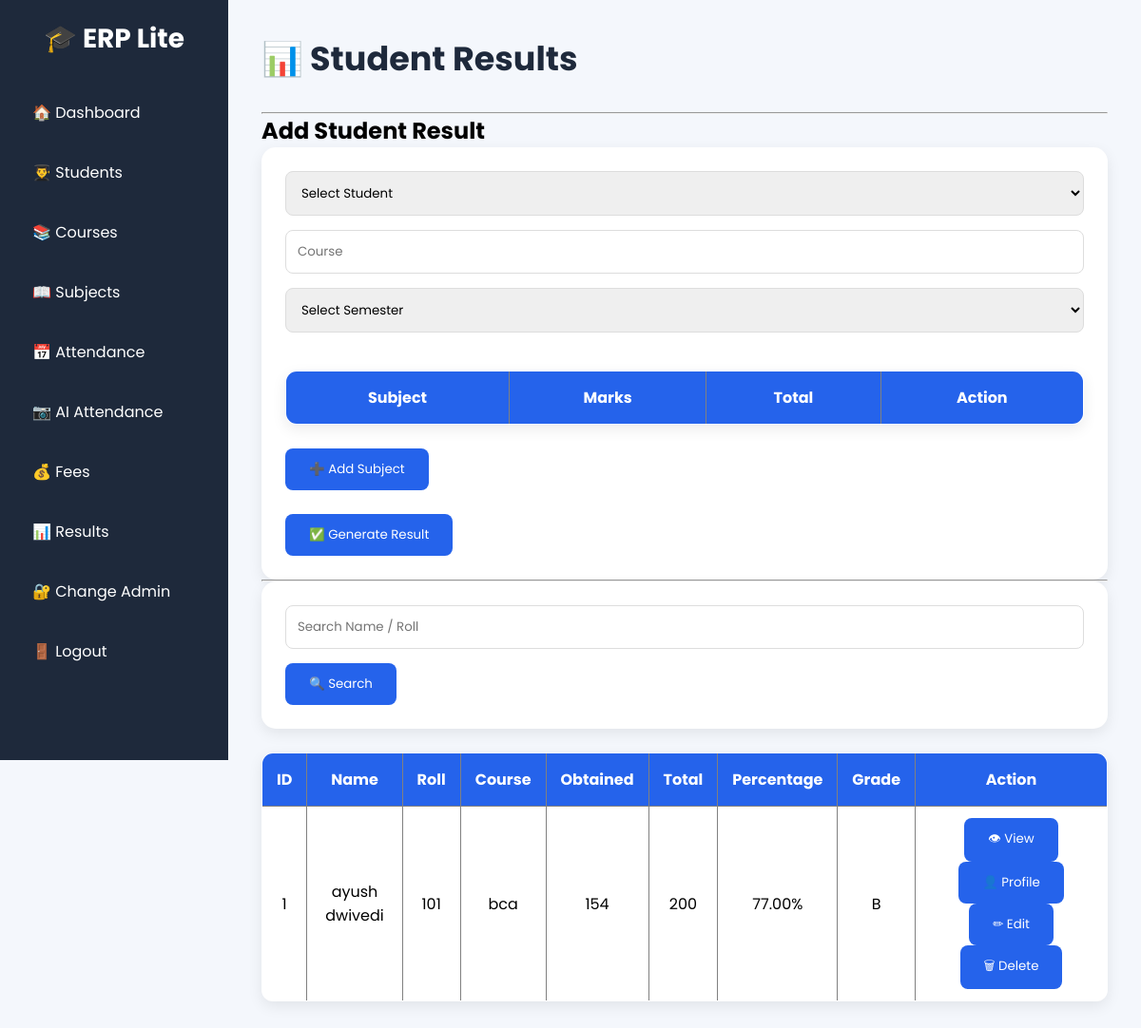
Screenshot of /results (signed in) with the database file from the repository.
### tables this page shows
CREATE TABLE results(
    id INTEGER PRIMARY KEY AUTOINCREMENT,
    student_name TEXT,
    roll TEXT,
    course TEXT,
    obtained_marks INTEGER,
    total_marks INTEGER,
    percentage REAL,
    grade TEXT,
    result TEXT
);

### app.py (the view, shortened to what this page needs)
@app.route("/results", methods=["GET", "POST"])
def results():
    if "user" not in session:
        return redirect(url_for("home"))
    connection = sqlite3.connect("college.db")
    cursor = connection.cursor()
    cursor.execute("""
        SELECT name, roll, course
        FROM students
        ORDER BY name
    """)
    students = cursor.fetchall()
    cursor.execute("""
        SELECT *
        FROM subjects
        ORDER BY course, semester
    """)
    all_subjects = cursor.fetchall()
    search = request.args.get("search")
    if search:
        cursor.execute(
            """
            SELECT *
            FROM results
            WHERE student_name LIKE ?
            OR roll LIKE ?
            """,
            (
                "%" + search + "%",
                "%" + search + "%"
            )
        )
    else:
        cursor.execute(
            """
            SELECT *
            FROM results
            ORDER BY id DESC
            """
        )
    results_data = cursor.fetchall()
    connection.close()
    return render_template(
        "results.html",
        results=results_data,
        students=students,
        subjects=all_subjects
    )

### templates/results.html (shortened to what this page needs)
<!DOCTYPE html>
<html lang="en">
<head>
    <link rel="stylesheet" href="{{ url_for('static', filename='style.css') }}">
</head>
<body>
    <div class="container">
        <div class="sidebar">
            <h2>🎓 ERP Lite</h2>
            <a href="/dashboard">🏠 Dashboard</a>
            <a href="/students">👨‍🎓 Students</a>
            <a href="/courses">📚 Courses</a>
            <a href="/subjects">📖 Subjects</a>
            <a href="/attendance">📅 Attendance</a>
            <a href="/camera">📷 AI Attendance</a>
            <a href="/fees">💰 Fees</a>
            <a href="/results">📊 Results</a>
            <a href="/change-admin">🔐 Change Admin</a>
            <a href="/logout">🚪 Logout</a>
        </div>
        <div class="content">
            <h1>📊 Student Results</h1>
            <hr>
            <h2>Add Student Result</h2>
            <form method="POST">
                <select id="student" onchange="fillStudent()" required>
                    <option value="">
                        Select Student
                    </option>
                </select>
                <input type="text" id="course_show" placeholder="Course" readonly>
                <select name="semester" id="semester" onchange="loadSubjects()" required>
                    <option value="">
                        Select Semester
                    </option>
                </select>
                <br><br>
                <table id="subjectTable" border="1" cellpadding="10">
                    <tr>
                        <th>Subject</th>
                        <th>Marks</th>
                        <th>Total</th>
                        <th>Action</th>
                    </tr>
                </table>
                <br>
                <button type="button" onclick="addSubject()">
                    ➕ Add Subject
                </button>
                <br><br>
                <button type="submit">
                    ✅ Generate Result
                </button>
            </form>
            <hr>
            <form method="GET">
                <input type="text" name="search" placeholder="Search Name / Roll">
                <button type="submit">
                    🔍 Search
                </button>
            </form>
            <br>
            <table border="1">
                <tr>
                    <th>ID</th>
                    <th>Name</th>
                    <th>Roll</th>
                    <th>Course</th>
                    <th>Obtained</th>
                    <th>Total</th>
                    <th>Percentage</th>
                    <th>Grade</th>
                    <th>Action</th>
                </tr>
                {% for r in results %}
                <tr>
                    <td>{{ r[0] }}</td>
                    <td>{{ r[1] }}</td>
                    <td>{{ r[2] }}</td>
                    <td>{{ r[3] }}</td>
                    <td>{{ r[4] }}</td>
                    <td>{{ r[5] }}</td>
                    <td>
                        {{ "%.2f"|format(r[6]) }}%
                    </td>
                    <td>{{ r[7] }}</td>
                    <td>
                        <button onclick="window.location.href='/view-result/{{ r[0] }}'">
                            👁 View
                        </button>
                        <button onclick="window.location.href='/student-profile/{{ r[2] }}'">
                            👤 Profile
                        </button>
                        <button onclick="window.location.href='/edit-result/{{ r[0] }}'">
                            ✏ Edit
                        </button>
                        <button onclick="
                            if(confirm('Delete this result?'))
                            window.location.href='/delete-result/{{ r[0] }}'
                            ">
                            🗑 Delete
                        </button>
                    </td>
                </tr>
                {% endfor %}
            </table>
            </div>
            </div>
            </body>
            </html>

### static/style.css (style rules this page uses)
* { margin: 0; padding: 0; box-sizing: border-box; font-family: 'Poppins', sans-serif; }
body { background: #f4f7fc; }
.container { display: flex; }
.sidebar { width: 240px; height: 100vh; background: #1e293b; position: fixed; left: 0; top: 0; overflow: auto; padding: 20px; }
.sidebar h2 { color: white; text-align: center; margin-bottom: 30px; font-size: 28px; }
.sidebar a { display: block; color: white; text-decoration: none; padding: 14px; margin-bottom: 10px; border-radius: 10px; transition: .3s; font-size: 16px; }
.content { margin-left: 240px; width: 100%; padding: 35px; }
.content h1 { color: #1e293b; margin-bottom: 30px; font-size: 35px; }
table { width: 100%; background: white; border-radius: 12px; overflow: hidden; border-collapse: collapse; box-shadow: 0 5px 15px rgba(0, 0, 0, .08); }
table th { background: #2563eb; color: white; padding: 15px; }
table td { padding: 12px; border-bottom: 1px solid #eee; text-align: center; }
form { background: white; padding: 25px; border-radius: 15px; box-shadow: 0 5px 15px rgba(0, 0, 0, .08); }
input, select { width: 100%; padding: 12px; margin-bottom: 15px; border: 1px solid #ddd; border-radius: 8px; outline: none; }
button { background: #2563eb; color: white; border: none; padding: 12px 25px; border-radius: 8px; cursor: pointer; transition: .3s; }

### rows the page displays
results: id "1", student_name "ayush dwivedi", roll "101", course "bca", obtained_marks "154", total_marks "200", percentage "77.00", grade "B"
